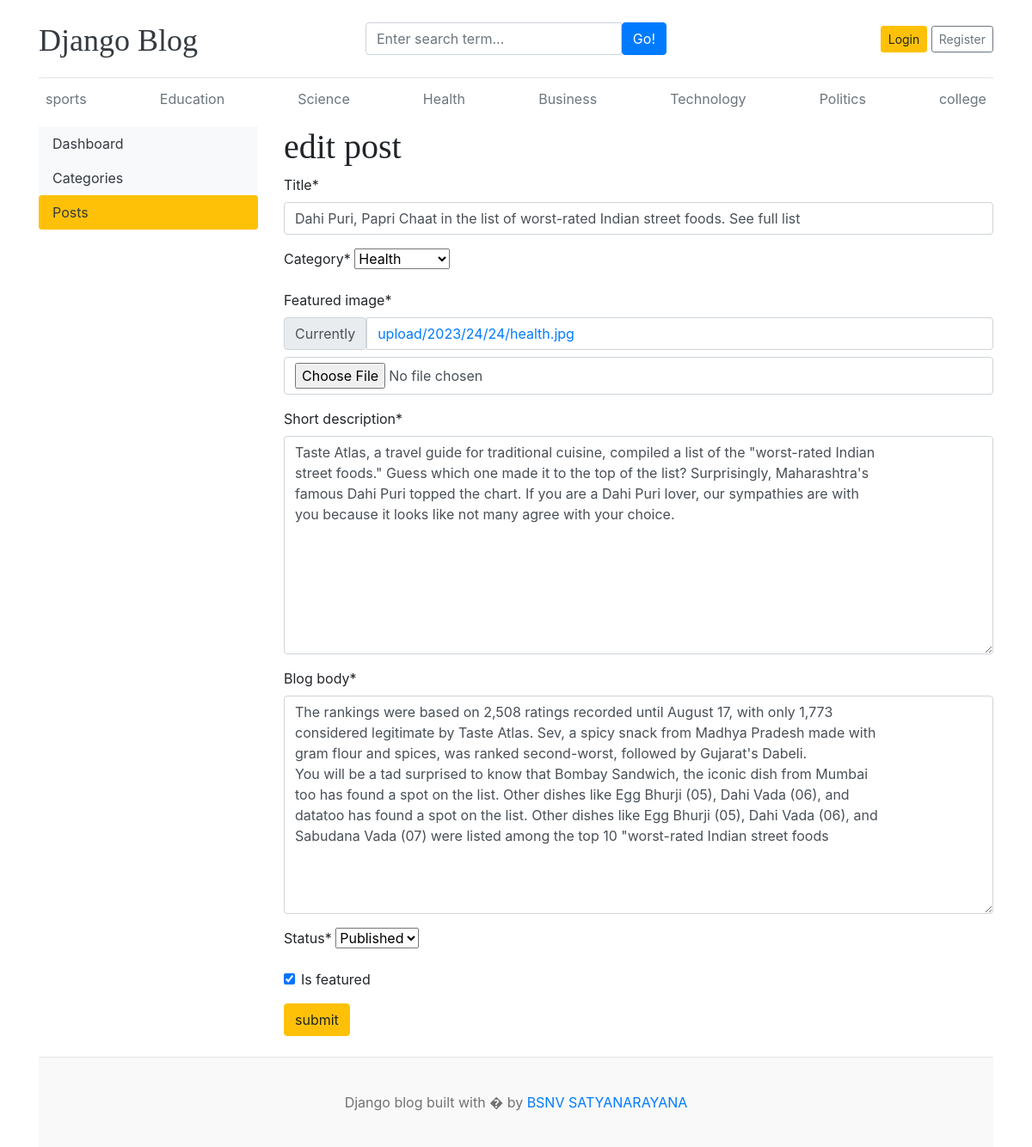
Screenshot of /dashboard/posts/edit/5/ with the database file from the repository.
### blog/models.py (models this page shows, shortened)
class Category(models.Model):
    category_name=models.CharField(max_length=50,unique=True)
    created_at=models.DateTimeField(auto_now_add=True)
    updated_at=models.DateTimeField(auto_now=True)
    class Meta:
        verbose_name_plural='categories'
    def __str__(self):
        return self.category_name

class Blog(models.Model):
    title=models.CharField(max_length=100)
    slug=models.SlugField(max_length=150,unique=True,blank=True)
    category=models.ForeignKey(Category,on_delete=models.CASCADE)
    author=models.ForeignKey(User,on_delete=models.CASCADE)
    featured_image=models.ImageField(upload_to='upload/%Y/%M/%d')
    short_description=models.TextField(max_length=2000)
    blog_body=models.TextField(max_length=5000)
    status=models.CharField(max_length=20,choices=STATUS_CHOICES,default=0)
    is_featured=models.BooleanField(default=False)
    created_at=models.DateTimeField(auto_now_add=True)
    updated_at=models.DateTimeField(auto_now=True)

### dashboards/views.py (the view, shortened to what this page needs)
# urls.py: path('posts/edit/<int:pk>/',views.edit_post,name='edit_post'),
def edit_post(request,pk):
    post=get_object_or_404(Blog,pk=pk)
    form=BlogPostForm(instance=post)
    context={
            'form':form,
            'post':post,
        }
    return render(request,'dashboard/edit_post.html',context)

### dashboards/forms.py
class BlogPostForm(forms.ModelForm):
    class Meta:
        model=Blog
        fields=('title','category','featured_image','short_description','blog_body','status','is_featured')

### blog/context_processors.py (called while the page is built)
def get_categories(request):
    categories=Category.objects.all()
    return dict(categories=categories)

def get_social_links(request):
    social_links=SocialLink.objects.all()
    return dict(social_links=social_links)

### templates/dashboard/edit_post.html (shortened to what this page needs)
{% extends 'base.html' %}
{% block content %}
{% load crispy_forms_tags %}
  <div class="row">
    {% include 'dashboard/sidebar.html' %}
    <div class="col-md-9">
      <h1>edit post</h1>
      <form action="{% url 'edit_post' post.id %}" method="POST" enctype="multipart/form-data">
      {{form | crispy}}
      <button type="submit" class="btn btn-warning">submit</button>
      </form>
      <br>
    </div>
  </div>
{% endblock %}

### templates/base.html (shortened to what this page needs)
{% load static %}
<!DOCTYPE html>
<html lang="en">
<head>
    <link href="https://getbootstrap.com/docs/4.0/dist/css/bootstrap.min.css" rel="stylesheet">
    <link href="{% static 'css/blog.css' %}" rel="stylesheet">
    <link rel="stylesheet" href="https://cdnjs.cloudflare.com/ajax/libs/font-awesome/4.7.0/css/font-awesome.min.css">
  </head>
<body>
    <div class="container">
      <header class="blog-header py-3">
        <div class="row flex-nowrap justify-content-between align-items-center">
          <div class="col-4 pt-1">
            <a class="blog-header-logo text-dark" href="/">Django Blog</a>
          </div>
          <div class="col-4">
             <form action="{% url 'search' %}" method="GET">
              <div class="input-group">
                <input class="form-control" type="text" name="keyword" value="{{keyword}}" placeholder="Enter search term..." aria-label="Enter search term..." aria-describedby="button-search" />
                <button type="submit" class="btn btn-primary" id="button-search" type="button">Go!</button>
            </div>
             </form>
          </div>
          <div class="col-4 d-flex justify-content-end align-items-center">
            {% if not user.is_authenticated %}
            <a class="btn btn-sm btn-warning" href="{% url 'login' %}">Login</a> &nbsp;
            <a class="btn btn-sm btn-outline-secondary" href="{% url 'register' %}">Register</a>
          </div>
            {% else %}
            <span><a href="{% url 'dashboard' %}">dashboard</a></span>
            &emsp;
            <span><a href="{% url 'logout' %}">Logout</a></span>
            {% endif %}
        </div>
      </header>
      <div class="nav-scroller py-1 mb-2">
        <nav class="nav d-flex justify-content-between">
          {% for cat in categories %}
          <a class="p-2 text-muted" href="{% url 'posts_by_category' cat.id %}">{{cat.category_name}}</a>
          {% endfor %}
        </nav>
      </div>
{% block content %}
{% endblock  %}
<footer class="blog-footer">
    <p>Django blog built with � by <a href="#">BSNV SATYANARAYANA</a></p>
  </footer>
  </body>
  </html>

### project1/static/css/blog.css (style rules this page uses)
.blog-header { border-bottom: 1px solid #e5e5e5; }
.blog-header-logo { font-family: "Playfair Display", Georgia, "Times New Roman", serif; font-size: 2.25rem; }
h1, h2, h3, h4, h5, h6 { font-family: "Playfair Display", Georgia, "Times New Roman", serif; }
.blog-footer { padding: 2.5rem 0; color: #727272; text-align: center; background-color: #f9f9f9; border-top: .05rem solid #e5e5e5; }
.blog-footer p:last-child { margin-bottom: 0; }

### rows the page displays
Category: category_name "sports"
Category: category_name "Education"
Category: category_name "Science"
Category: category_name "Health"
Category: category_name "Business"
Category: category_name "Technology"
Category: category_name "Politics"
Category: category_name "college"
Blog: title "Dahi Puri, Papri Chaat in the list of worst-rated Indian street foods. See full list", category "Health", short_description "Taste Atlas, a travel guide for traditional cuisine, compiled a list of the \"worst-rated Indian street foods.\" Guess which one made it to the top of the list? Surprisingly, Maharashtra's famous Dahi Puri topped the chart. If you are a Dahi Puri lover, our sympathies are with you because it looks like not many agree with your choice.", blog_body "The rankings were based on 2,508 ratings recorded until August 17, with only 1,773 considered legitimate by Taste Atlas. Sev, a spicy snack from Madhya Pradesh made with gram flour and spices, was ranked second-worst, followed by Gujarat's Dabeli. You will be a tad surprised to know that Bombay Sandwich, the iconic dish from Mumbai too has found a spot on the list. Other dishes like Egg Bhurji (05), Dahi Vada (06), and datatoo has found a spot on the list. Other dishes like Egg Bhurji (05), Dahi Vada (06), and Sabudana Vada (07) were listed among the top 10 \"worst-rated Indian street foods", status "Published", is_featured "☑"
